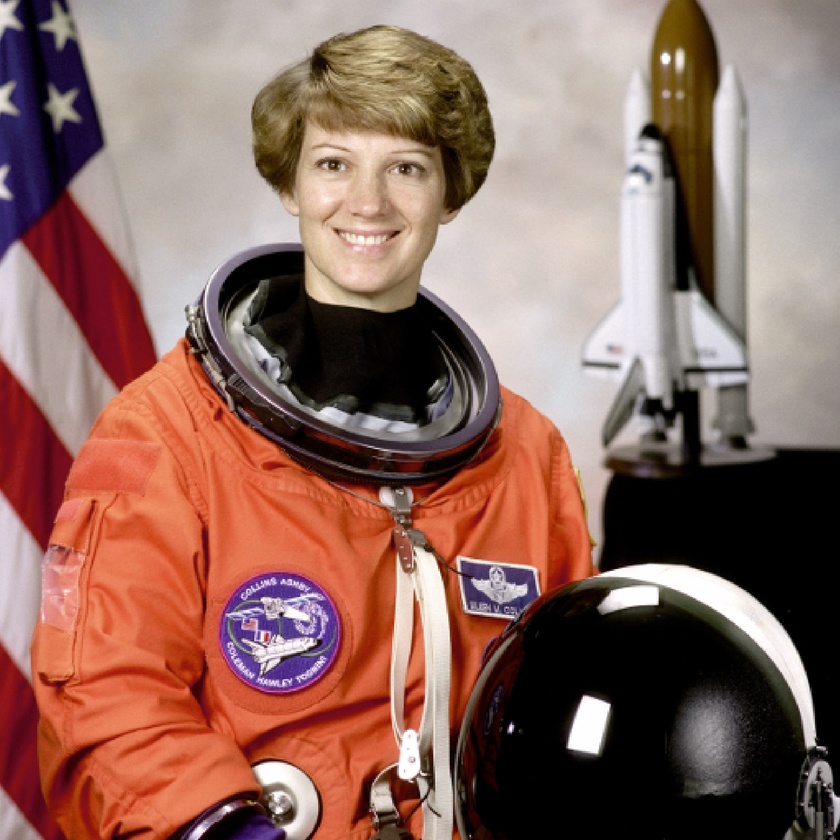
#> input picture ch_07_domain/example.jpg, 840 x 840 px, shrunk from 1737 x 1739 before the run
$ jupyter execute '108_평균 블러링 커널 사이즈 비교.ipynb'
#> lines starting #> are read from the running program, lines starting #| are printed output that depends on the picture
[cell 1]
import cv2, numpy as np, matplotlib.pyplot as plt

# 이미지 불러오기
image = cv2.imread('example.jpg')
#> image is the input picture: shape (840, 840, 3); mean B, G, R 96.4, 105.8, 141.6

# OpenCV는 BGR 형식으로 이미지를 읽으므로, RGB로 변환
image_rgb = cv2.cvtColor(image, cv2.COLOR_BGR2RGB)

# 다양한 커널 사이즈 설정
kernel_sizes = [3, 5, 9, 13, 21, 37]

# 원본 이미지 히스토그램 계산
original_hist = cv2.calcHist([image_rgb], [0], None, [256], [0, 256])
#> original_hist = 256 values, max 73727 at index 0, min 584 at index 247, mean 2756.2

# 서브플롯 크기 설정
cols = len(kernel_sizes)
rows = 2

# 3x4 형태로 서브플롯 크기 설정
plt.figure(figsize=(14, 10))

# 원본 이미지 및 히스토그램 출력 (첫 번째 줄)
plt.subplot(rows, cols, 1)
plt.imshow(image_rgb)
plt.title("Original Image")
plt.axis('off')

plt.subplot(rows, cols, cols + 1)
plt.plot(original_hist)
plt.title("Histogram of Original Image")
plt.xlim([0, 256])

# 각 커널 사이즈에 대해 블러링된 이미지와 히스토그램 출력
for i, ks in enumerate(kernel_sizes):
    kernel = np.ones((ks, ks), np.float32) / ks**2  # 평균 커널 생성
    blurred_image = cv2.filter2D(image_rgb, -1, kernel)  # 평균 블러링 적용

    # 블러링된 이미지 출력 (첫 번째 줄)
    plt.subplot(rows, cols, 1 + i)
    plt.imshow(blurred_image)
    plt.title(f'Blurred Image ({ks}x{ks})')
    plt.axis('off')

    # 블러링된 이미지 히스토그램 출력 (두 번째 줄)
    blurred_hist = cv2.calcHist([blurred_image], [0], None, [256], [0, 256])
    plt.subplot(rows, cols, cols + i + 1)
    plt.plot(blurred_hist)
    plt.title(f'Histogram ({ks}x{ks})')
    plt.xlim([0, 256])
#> this loop made 6 passes
#> pass 3, `blurred_image = cv2.filter2D(image_rgb, -1, kernel)`:
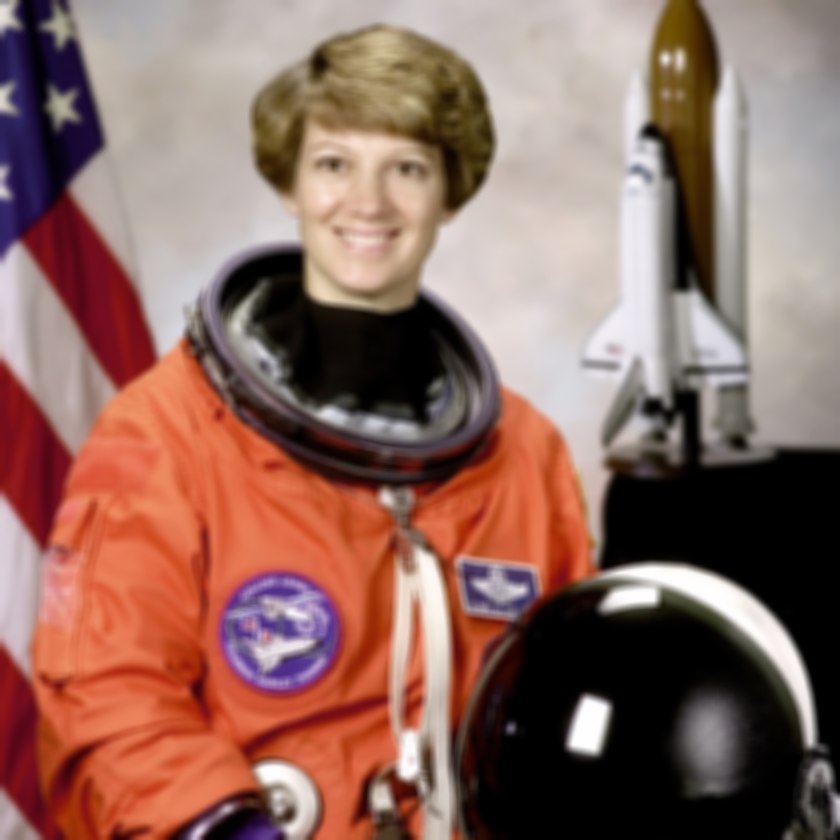
#> blurred_image: shape (840, 840, 3); mean R, G, B 141.6, 105.8, 96.4

plt.tight_layout()
plt.show()
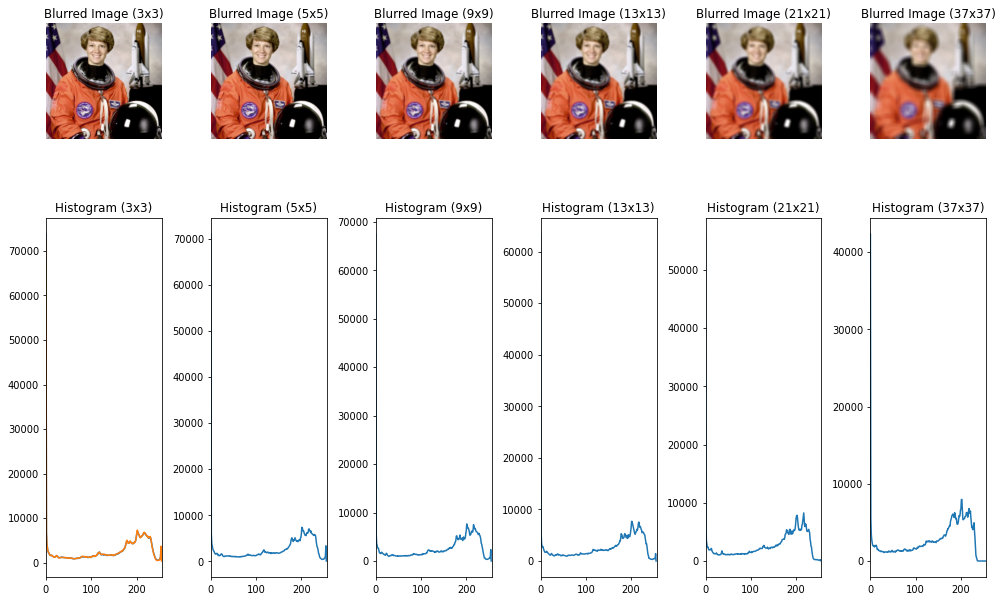
#> figure drawn by matplotlib, 12 panels; panel 2: curve peaks at x = 0, y = 73727; panel 2: curve peaks at x = 0, y = 72207; panel 4: curve peaks at x = 0, y = 70982; panel 6: curve peaks at x = 0, y = 67433

$ run again, with ch_07_domain/sharpen.jpg copied over ch_07_domain/example.jpg
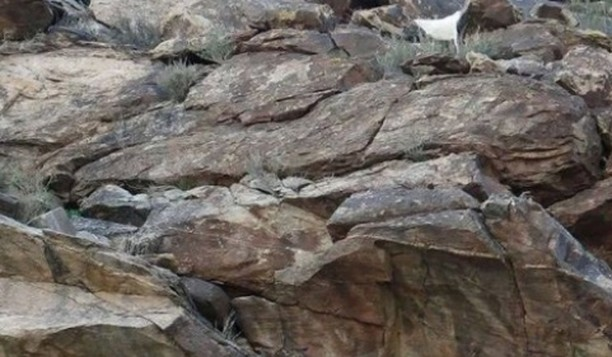
#> input picture ch_07_domain/sharpen.jpg, 612 x 357 px
#> image is the input picture: shape (357, 612, 3); mean B, G, R 97.2, 103, 109.4
#> original_hist = 256 values, max 2028 at index 122, min 0 at index 1, mean 853.5
#> the loop `for i, ks in enumerate(kernel_sizes):` made 6 passes
#> pass 2, `blurred_image = cv2.filter2D(image_rgb, -1, kernel)`:
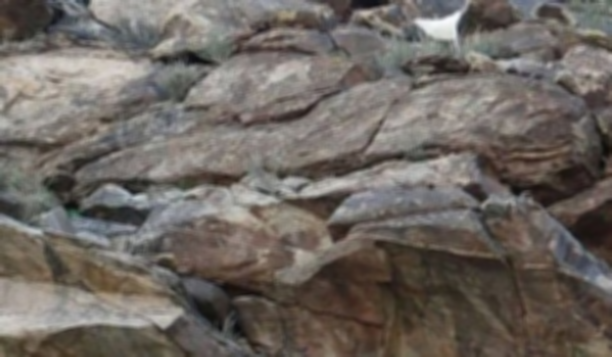
#> blurred_image: shape (357, 612, 3); mean R, G, B 109.4, 103, 97.2
